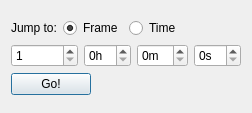
<?xml version="1.0" encoding="UTF-8"?>
<ui version="4.0">
 <class>vfg::ui::JumpToFrameDialog</class>
 <widget class="QDialog" name="vfg::ui::JumpToFrameDialog">
  <property name="geometry">
   <rect>
    <x>0</x>
    <y>0</y>
    <width>224</width>
    <height>113</height>
   </rect>
  </property>
  <property name="windowTitle">
   <string>Jump to...</string>
  </property>
  <layout class="QVBoxLayout" name="verticalLayout">
   <item>
    <spacer name="verticalSpacer_2">
     <property name="orientation">
      <enum>Qt::Vertical</enum>
     </property>
     <property name="sizeHint" stdset="0">
      <size>
       <width>20</width>
       <height>40</height>
      </size>
     </property>
    </spacer>
   </item>
   <item>
    <layout class="QHBoxLayout" name="horizontalLayout">
     <item>
      <widget class="QLabel" name="label">
       <property name="text">
        <string>Jump to:</string>
       </property>
      </widget>
     </item>
     <item>
      <widget class="QRadioButton" name="frame">
       <property name="text">
        <string>Frame</string>
       </property>
       <property name="checked">
        <bool>true</bool>
       </property>
       <attribute name="buttonGroup">
        <string notr="true">buttonGroup</string>
       </attribute>
      </widget>
     </item>
     <item>
      <widget class="QRadioButton" name="time">
       <property name="text">
        <string>Time</string>
       </property>
       <attribute name="buttonGroup">
        <string notr="true">buttonGroup</string>
       </attribute>
      </widget>
     </item>
     <item>
      <spacer name="horizontalSpacer">
       <property name="orientation">
        <enum>Qt::Horizontal</enum>
       </property>
       <property name="sizeHint" stdset="0">
        <size>
         <width>40</width>
         <height>20</height>
        </size>
       </property>
      </spacer>
     </item>
    </layout>
   </item>
   <item>
    <layout class="QHBoxLayout" name="horizontalLayout_3">
     <item>
      <widget class="QSpinBox" name="frameSpinBox">
       <property name="minimum">
        <number>1</number>
       </property>
       <property name="maximum">
        <number>10000000</number>
       </property>
      </widget>
     </item>
     <item>
      <layout class="QHBoxLayout" name="horizontalLayout_2">
       <item>
        <widget class="QSpinBox" name="hours">
         <property name="suffix">
          <string>h</string>
         </property>
        </widget>
       </item>
       <item>
        <widget class="QSpinBox" name="minutes">
         <property name="suffix">
          <string>m</string>
         </property>
         <property name="maximum">
          <number>59</number>
         </property>
        </widget>
       </item>
       <item>
        <widget class="QSpinBox" name="seconds">
         <property name="suffix">
          <string>s</string>
         </property>
         <property name="maximum">
          <number>59</number>
         </property>
        </widget>
       </item>
      </layout>
     </item>
    </layout>
   </item>
   <item>
    <layout class="QHBoxLayout" name="horizontalLayout_4">
     <item>
      <widget class="QPushButton" name="goButton">
       <property name="text">
        <string>Go!</string>
       </property>
      </widget>
     </item>
     <item>
      <spacer name="horizontalSpacer_2">
       <property name="orientation">
        <enum>Qt::Horizontal</enum>
       </property>
       <property name="sizeHint" stdset="0">
        <size>
         <width>40</width>
         <height>20</height>
        </size>
       </property>
      </spacer>
     </item>
    </layout>
   </item>
   <item>
    <spacer name="verticalSpacer">
     <property name="orientation">
      <enum>Qt::Vertical</enum>
     </property>
     <property name="sizeHint" stdset="0">
      <size>
       <width>20</width>
       <height>40</height>
      </size>
     </property>
    </spacer>
   </item>
  </layout>
 </widget>
 <resources/>
 <connections/>
 <buttongroups>
  <buttongroup name="buttonGroup"/>
 </buttongroups>
</ui>
